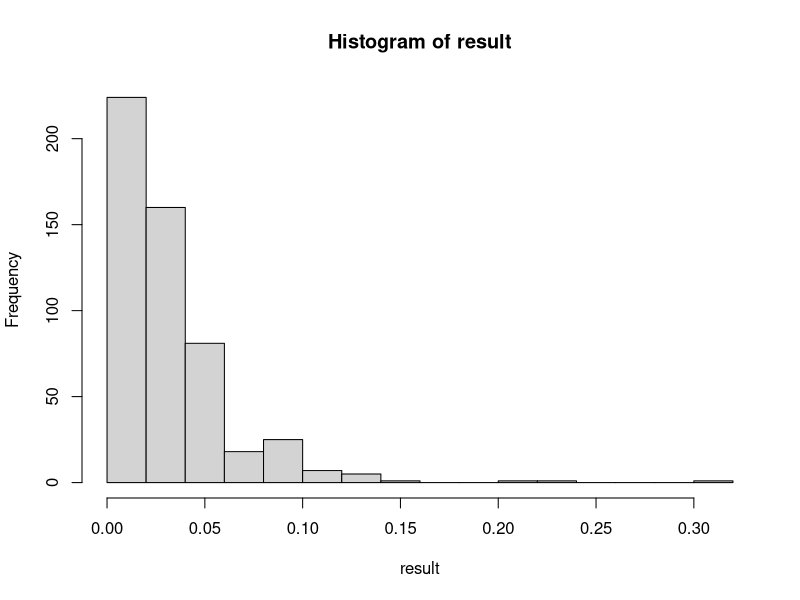
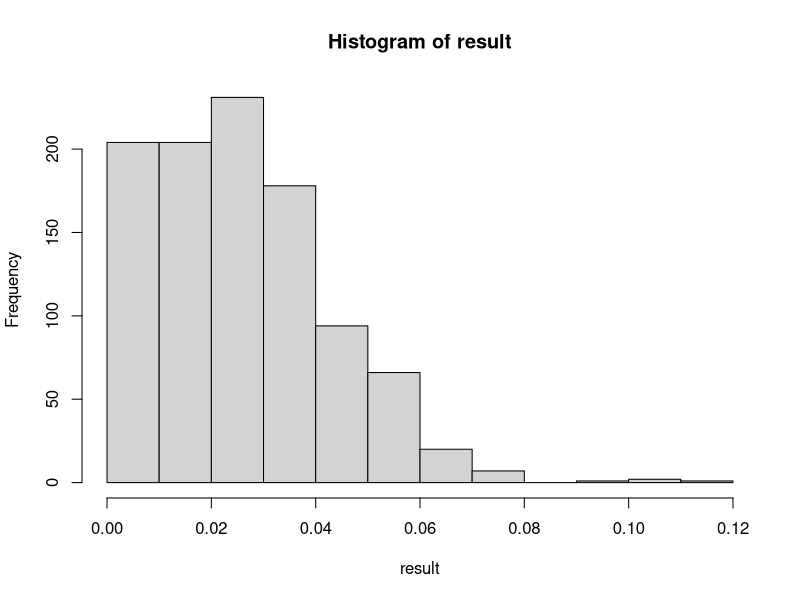
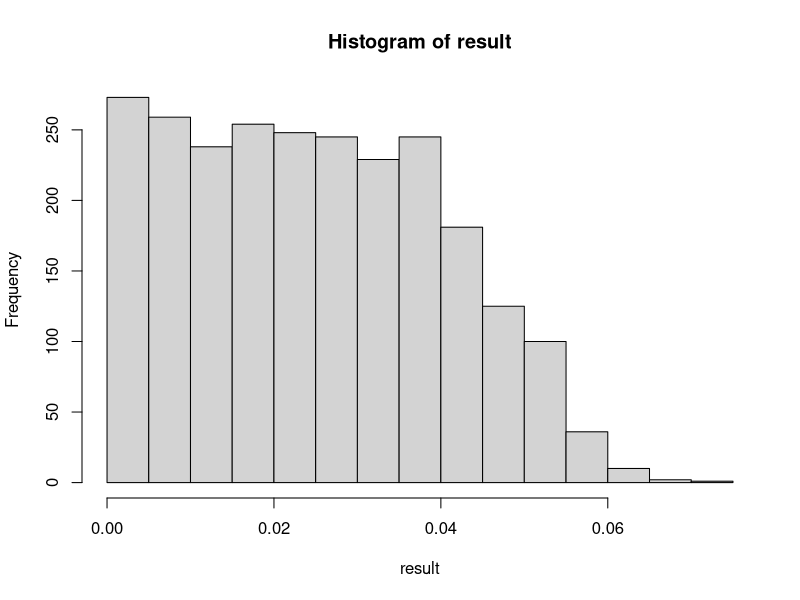

These charts were generated, in order, by the following R code:
generate_data <- function(n, p){
  cov <- matrix(rnorm(n * p), nrow = n, ncol = p)
  resp <- rnorm(n)
  return(list(covariates = cov, 
              responses = resp))
}

model_select <- function(covariates, responses, cutoff = 0.05){
  lmodel <- lm(responses ~ covariates)
  coeffs <- summary(lmodel)$coefficients
  select <- coeffs[,ncol(coeffs)] <= cutoff
  # -1 removes the constant term
  newCov <- matrix(covariates[, select[-1]], nrow = length(responses))
  if(ncol(newCov) == 0 | nrow(newCov) == 0){
    return(vector())
  }
  refit <- lm(responses ~ newCov)
  # -1 removes the constant term again
  return(summary(refit)$coefficients[,ncol(coeffs)][-1])
}

run_simulation <- function(n_trials, n, p, cutoff = 1){
  result = vector()
  for(i in 1:n_trials){
    data <- generate_data(n, p)
    result <- c(result, model_select(data$covariates, 
                                     data$responses, 
                                     cutoff = cutoff))
  }
  pdf(file = paste("Result", n, p, n_trials, ".pdf", sep = ""), 
      width = 10, height = 10)
  hist(result)
  graphics.off()
}

dir <- "/Users/Gabriel/Desktop/Notes\ Projects/Statistics/Statistical\ Computing/Labs/Lab5/Histograms"
setwd(dir)

for(i in 1:3){
  n_trials <- 1000
  n <- c(100, 1000, 10000)
  p <- c(10, 20, 50)
  run_simulation(n_trials = n_trials, n = n[i], p = p[i], cutoff = 0.05)
}